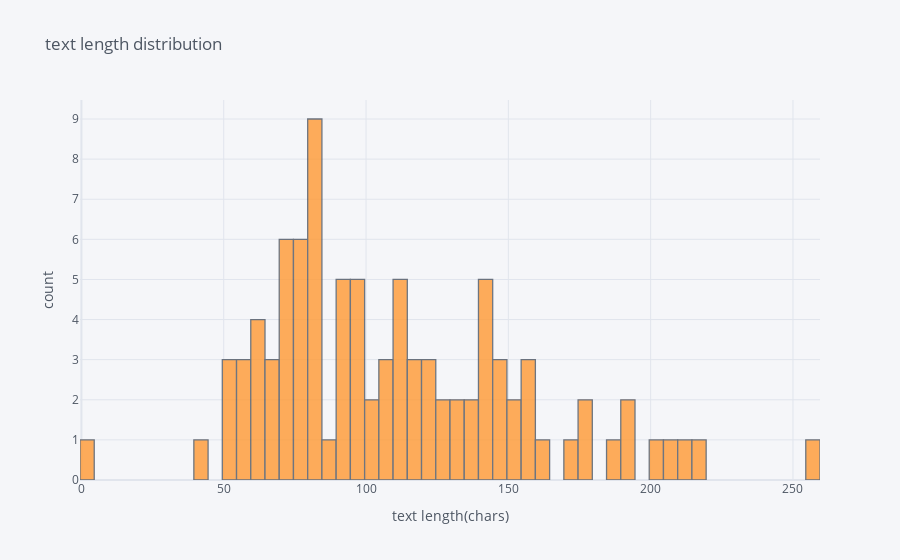

The cell this chart's notebook holds for it:
### Code cell
df['content_len'].iplot(kind = 'hist',bins = 100,  xTitle = 'text length(chars)', yTitle = 'count', title = 'text length distribution')

### Figure 1 — Plotly figure (JSON) as saved in the notebook; plotly's stock layout.template omitted (floating-point values rounded to 4 significant figures)
{"data": [{"histfunc": "count", "histnorm": "", "marker": {"color": "rgba(255, 153, 51, 1.0)", "line": {"color": "#4D5663", "width": 1.3}}, "name": "content_len", "nbinsx": 100, "opacity": 0.8, "orientation": "v", "type": "histogram", "x": [137, 70, 112, 53, 160, 41, 178, 139, 106, 4, 124, 142, 69, 158, 99, 99, 156, 200, 146, 210, 77, 152, 146, 126, 189, 217, 206, 142, 91, 143, 110, 178, 192, 258, 59, 190, 154, 174, 77, 99, 105, 84, 62, 69, 58, 129, 80, 124, 143, 117, 81, 84, 77, 73, 141, 91, 111, 131, 73, 69, 60, 93, 102, 50, 110, 82, 155, 63, 74, 108, 98, 76, 72, 84, 57, 131, 63, 54, 77, 89, 80, 90, 81, 92, 82, 119, 148, 99, 122, 101, 117, 79, 110, 71]}], "layout": {"barmode": "overlay", "legend": {"bgcolor": "#F5F6F9", "font": {"color": "#4D5663"}}, "paper_bgcolor": "#F5F6F9", "plot_bgcolor": "#F5F6F9", "title": {"font": {"color": "#4D5663"}, "text": "text length distribution"}, "xaxis": {"gridcolor": "#E1E5ED", "showgrid": true, "tickfont": {"color": "#4D5663"}, "title": {"font": {"color": "#4D5663"}, "text": "text length(chars)"}, "zerolinecolor": "#E1E5ED"}, "yaxis": {"gridcolor": "#E1E5ED", "showgrid": true, "tickfont": {"color": "#4D5663"}, "title": {"font": {"color": "#4D5663"}, "text": "count"}, "zerolinecolor": "#E1E5ED"}}}
